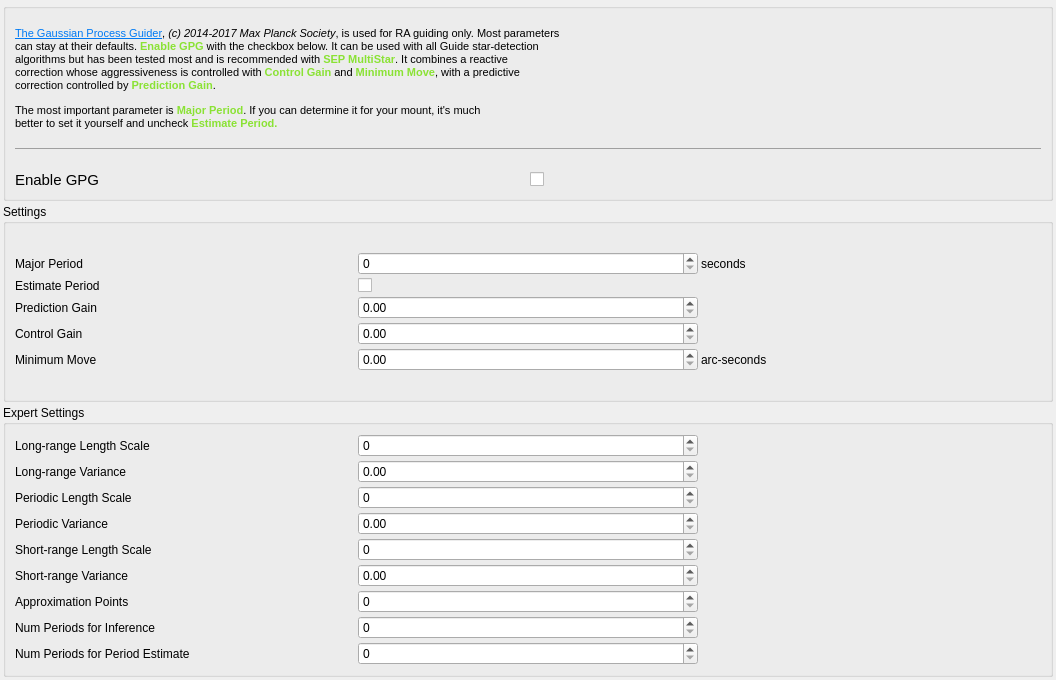
<?xml version="1.0" encoding="UTF-8"?>
<ui version="4.0">
 <class>OpsGPG</class>
 <widget class="QWidget" name="OpsGPG">
  <property name="geometry">
   <rect>
    <x>0</x>
    <y>0</y>
    <width>1056</width>
    <height>680</height>
   </rect>
  </property>
  <layout class="QVBoxLayout" name="verticalLayout_2">
   <property name="spacing">
    <number>3</number>
   </property>
   <property name="leftMargin">
    <number>3</number>
   </property>
   <property name="topMargin">
    <number>3</number>
   </property>
   <property name="rightMargin">
    <number>3</number>
   </property>
   <property name="bottomMargin">
    <number>3</number>
   </property>
   <item>
    <widget class="QGroupBox" name="groupBox_0">
     <property name="maximumSize">
      <size>
       <width>16777215</width>
       <height>16777215</height>
      </size>
     </property>
     <property name="font">
      <font>
       <pointsize>8</pointsize>
      </font>
     </property>
     <property name="title">
      <string/>
     </property>
     <layout class="QVBoxLayout" name="verticalLayout">
      <item>
       <widget class="QLabel" name="label">
        <property name="text">
         <string>&lt;html&gt;&lt;head/&gt;&lt;body&gt;&lt;p&gt;&lt;a href=&quot;https://ieeexplore.ieee.org/document/7105398&quot;&gt;&lt;span style=&quot; text-decoration: underline; color:#007af4;&quot;&gt;The Gaussian Process Guider&lt;/span&gt;&lt;/a&gt;, &lt;span style=&quot; font-style:italic;&quot;&gt;(c) 2014-2017 Max Planck Society&lt;/span&gt;, is used for RA guiding only. Most parameters &lt;br/&gt;can stay at their defaults. &lt;span style=&quot; font-weight:600; color:#8ae234;&quot;&gt;Enable GPG&lt;/span&gt; with the checkbox below. It can be used with all Guide star-detection&lt;br/&gt;algorithms but has been tested most and is recommended with &lt;span style=&quot; font-weight:600; color:#8ae234;&quot;&gt;SEP MultiStar&lt;/span&gt;. It combines a reactive&lt;br/&gt;correction whose aggressiveness is controlled with &lt;span style=&quot; font-weight:600; color:#8ae234;&quot;&gt;Control Gain&lt;/span&gt; and &lt;span style=&quot; font-weight:600; color:#8ae234;&quot;&gt;Minimum Move&lt;/span&gt;, with a predictive&lt;br/&gt;correction controlled by &lt;span style=&quot; font-weight:600; color:#8ae234;&quot;&gt;Prediction Gain&lt;/span&gt;.&lt;/p&gt;&lt;p&gt;The most important parameter is &lt;span style=&quot; font-weight:600; color:#8ae234;&quot;&gt;Major Period&lt;/span&gt;. If you can determine it for your mount, it's much &lt;br/&gt;better to set it yourself and uncheck &lt;span style=&quot; font-weight:600; color:#8ae234;&quot;&gt;Estimate Period.&lt;/span&gt;&lt;/p&gt;&lt;hr/&gt;&lt;/body&gt;&lt;/html&gt;</string>
        </property>
       </widget>
      </item>
      <item>
       <layout class="QGridLayout" name="gridLayout">
        <property name="spacing">
         <number>3</number>
        </property>
        <item row="0" column="0">
         <widget class="QLabel" name="label_gpg0">
          <property name="font">
           <font>
            <pointsize>11</pointsize>
           </font>
          </property>
          <property name="toolTip">
           <string>Enable the GPG guider for RA guiding.</string>
          </property>
          <property name="text">
           <string>Enable GPG</string>
          </property>
         </widget>
        </item>
        <item row="0" column="1">
         <widget class="QCheckBox" name="kcfg_GPGEnabled">
          <property name="toolTip">
           <string>Enable the GPG guider for RA guiding.</string>
          </property>
         </widget>
        </item>
       </layout>
      </item>
     </layout>
    </widget>
   </item>
   <item>
    <widget class="QGroupBox" name="groupBox_1">
     <property name="title">
      <string>Settings</string>
     </property>
     <layout class="QVBoxLayout" name="verticalLayout">
      <item>
       <layout class="QGridLayout" name="gridLayout">
        <property name="spacing">
         <number>3</number>
        </property>
        <item row="0" column="0">
         <widget class="QLabel" name="label_gpgs0a">
          <property name="toolTip">
           <string>The length in seconds of the mount's major period (that's being corrected).</string>
          </property>
          <property name="text">
           <string>Major Period</string>
          </property>
         </widget>
        </item>
        <item row="0" column="1">
         <widget class="QSpinBox" name="kcfg_GPGPeriod">
          <property name="toolTip">
           <string>The length in seconds of the mount's major period (that's being corrected).</string>
          </property>
          <property name="minimum">
           <number>0</number>
          </property>
          <property name="maximum">
           <number>3600</number>
          </property>
         </widget>
        </item>
        <item row="0" column="2">
         <widget class="QLabel" name="label_gpgs0c">
          <property name="text">
           <string>seconds</string>
          </property>
         </widget>
        </item>
        <item row="1" column="0">
         <widget class="QLabel" name="label_gpgs3a">
          <property name="toolTip">
           <string>If checked, the GPG estimates the mount's major period. Otherwise, it uses the entry above.</string>
          </property>
          <property name="text">
           <string>Estimate Period</string>
          </property>
         </widget>
        </item>
        <item row="1" column="1">
         <widget class="QCheckBox" name="kcfg_GPGEstimatePeriod">
          <property name="toolTip">
           <string>If checked, the GPG estimates the mount's major period. Otherwise, it uses the entry above.</string>
          </property>
         </widget>
        </item>
        <item row="1" column="2">
         <widget class="QLabel" name="label_gpgs3c">
          <property name="text">
           <string/>
          </property>
         </widget>
        </item>
        <item row="2" column="0">
         <widget class="QLabel" name="label_gpgs1a">
          <property name="toolTip">
           <string>The fraction of its prediction the GPG uses to move the mount.</string>
          </property>
          <property name="text">
           <string>Prediction Gain</string>
          </property>
         </widget>
        </item>
        <item row="2" column="1">
         <widget class="QDoubleSpinBox" name="kcfg_GPGpWeight">
          <property name="toolTip">
           <string>The fraction of its prediction the GPG uses to move the mount.</string>
          </property>
          <property name="minimum">
           <double>0.000000000000000</double>
          </property>
          <property name="maximum">
           <double>1.000000000000000</double>
          </property>
          <property name="singleStep">
           <double>0.100000000000000</double>
          </property>
         </widget>
        </item>
        <item row="2" column="2">
         <widget class="QLabel" name="label_gpgs1c">
          <property name="text">
           <string/>
          </property>
         </widget>
        </item>
        <item row="3" column="0">
         <widget class="QLabel" name="label_gpgs3a">
          <property name="toolTip">
           <string>The fraction of the guide-star drift that the GPG uses to move the mount.</string>
          </property>
          <property name="text">
           <string>Control Gain</string>
          </property>
         </widget>
        </item>
        <item row="3" column="1">
         <widget class="QDoubleSpinBox" name="kcfg_GPGcWeight">
          <property name="toolTip">
           <string>The fraction of the guide-star drift the GPG uses to move the mount.</string>
          </property>
          <property name="minimum">
           <double>0.000000000000000</double>
          </property>
          <property name="maximum">
           <double>1.000000000000000</double>
          </property>
          <property name="singleStep">
           <double>0.100000000000000</double>
          </property>
         </widget>
        </item>
        <item row="3" column="2">
         <widget class="QLabel" name="label_gpgs3c">
          <property name="text">
           <string/>
          </property>
         </widget>
        </item>
        <item row="4" column="0">
         <widget class="QLabel" name="label_gpgs4a">
          <property name="toolTip">
           <string>The min-move parameter the GPG uses to move the mount when it uses its backoff proportional guider.</string>
          </property>
          <property name="text">
           <string>Minimum Move</string>
          </property>
         </widget>
        </item>
        <item row="4" column="1">
         <widget class="QDoubleSpinBox" name="kcfg_GPGMinMove">
          <property name="toolTip">
           <string>The min-move parameter the GPG uses to move the mount when it uses its backoff proportional guider.</string>
          </property>
          <property name="minimum">
           <double>0.000000000000000</double>
          </property>
          <property name="maximum">
           <double>10.000000000000000</double>
          </property>
          <property name="singleStep">
           <double>0.100000000000000</double>
          </property>
         </widget>
        </item>
        <item row="4" column="2">
         <widget class="QLabel" name="label_gpgs4c">
          <property name="text">
           <string>arc-seconds</string>
          </property>
         </widget>
        </item>
       </layout>
      </item>
     </layout>
    </widget>
   </item>
   <item>
    <widget class="QGroupBox" name="groupBox_2">
     <property name="title">
      <string>Expert Settings</string>
     </property>
     <layout class="QVBoxLayout" name="verticalLayout">
      <item>
       <layout class="QGridLayout" name="gridLayout">
        <property name="spacing">
         <number>3</number>
        </property>
        <item row="0" column="0">
         <widget class="QLabel" name="label_gpgas0a">
          <property name="toolTip">
           <string>Length scale of the long range kernel.</string>
          </property>
          <property name="text">
           <string>Long-range Length Scale</string>
          </property>
         </widget>
        </item>
        <item row="0" column="1">
         <widget class="QSpinBox" name="kcfg_GPGSE0KLengthScale">
          <property name="toolTip">
           <string>Length scale of the long range kernel.</string>
          </property>
          <property name="minimum">
           <number>0</number>
          </property>
          <property name="maximum">
           <number>10000</number>
          </property>
         </widget>
        </item>
        <item row="0" column="2">
         <widget class="QLabel" name="label_gpgas0c">
          <property name="text">
           <string/>
          </property>
         </widget>
        </item>
        <item row="1" column="0">
         <widget class="QLabel" name="label_gpgas1a">
          <property name="toolTip">
           <string>Long-range kernel signal variance</string>
          </property>
          <property name="text">
           <string>Long-range Variance</string>
          </property>
         </widget>
        </item>
        <item row="1" column="1">
         <widget class="QDoubleSpinBox" name="kcfg_GPGSE0KSignalVariance">
          <property name="toolTip">
           <string>Long-range kernel signal variance</string>
          </property>
          <property name="minimum">
           <double>0.000000000000000</double>
          </property>
          <property name="maximum">
           <double>1000.000000000000000</double>
          </property>
          <property name="singleStep">
           <double>1.000000000000000</double>
          </property>
         </widget>
        </item>
        <item row="1" column="2">
         <widget class="QLabel" name="label_gpgas1c">
          <property name="text">
           <string/>
          </property>
         </widget>
        </item>
        <item row="2" column="0">
         <widget class="QLabel" name="label_gpgas2a">
          <property name="toolTip">
           <string>Periodic Kernel length scale</string>
          </property>
          <property name="text">
           <string>Periodic Length Scale</string>
          </property>
         </widget>
        </item>
        <item row="2" column="1">
         <widget class="QSpinBox" name="kcfg_GPGPKLengthScale">
          <property name="toolTip">
           <string>Periodic Kernel length scale</string>
          </property>
          <property name="minimum">
           <number>0</number>
          </property>
          <property name="maximum">
           <number>10000</number>
          </property>
         </widget>
        </item>
        <item row="2" column="2">
         <widget class="QLabel" name="label_gpgas2c">
          <property name="text">
           <string/>
          </property>
         </widget>
        </item>
        <item row="3" column="0">
         <widget class="QLabel" name="label_gpgas3a">
          <property name="toolTip">
           <string>Periodic kernel signal variance</string>
          </property>
          <property name="text">
           <string>Periodic Variance</string>
          </property>
         </widget>
        </item>
        <item row="3" column="1">
         <widget class="QDoubleSpinBox" name="kcfg_GPGPKSignalVariance">
          <property name="toolTip">
           <string>Periodic kernel signal variance</string>
          </property>
          <property name="minimum">
           <double>0.000000000000000</double>
          </property>
          <property name="maximum">
           <double>1000.000000000000000</double>
          </property>
          <property name="singleStep">
           <double>1.000000000000000</double>
          </property>
         </widget>
        </item>
        <item row="3" column="2">
         <widget class="QLabel" name="label_gpgas3c">
          <property name="text">
           <string/>
          </property>
         </widget>
        </item>
        <item row="4" column="0">
         <widget class="QLabel" name="label_gpgas4a">
          <property name="toolTip">
           <string>Length scale of the short-range kernel</string>
          </property>
          <property name="text">
           <string>Short-range Length Scale</string>
          </property>
         </widget>
        </item>
        <item row="4" column="1">
         <widget class="QSpinBox" name="kcfg_GPGSE1KLengthScale">
          <property name="toolTip">
           <string>Length scale of the short-range kernel</string>
          </property>
          <property name="minimum">
           <number>0</number>
          </property>
          <property name="maximum">
           <number>1000</number>
          </property>
         </widget>
        </item>
        <item row="4" column="2">
         <widget class="QLabel" name="label_gpgas4c">
          <property name="text">
           <string/>
          </property>
         </widget>
        </item>
        <item row="5" column="0">
         <widget class="QLabel" name="label_gpgas5a">
          <property name="toolTip">
           <string>Short-range kernel signal variance</string>
          </property>
          <property name="text">
           <string>Short-range Variance</string>
          </property>
         </widget>
        </item>
        <item row="5" column="1">
         <widget class="QDoubleSpinBox" name="kcfg_GPGSE1KSignalVariance">
          <property name="toolTip">
           <string>Short-range kernel signal variance</string>
          </property>
          <property name="minimum">
           <double>0.000000000000000</double>
          </property>
          <property name="maximum">
           <double>1000.000000000000000</double>
          </property>
          <property name="singleStep">
           <double>1.000000000000000</double>
          </property>
         </widget>
        </item>
        <item row="5" column="2">
         <widget class="QLabel" name="label_gpgas5c">
          <property name="text">
           <string/>
          </property>
         </widget>
        </item>
        <item row="6" column="0">
         <widget class="QLabel" name="label_gpgas6a">
          <property name="toolTip">
           <string>Number of points used in the Gaussian Process approximation</string>
          </property>
          <property name="text">
           <string>Approximation Points</string>
          </property>
         </widget>
        </item>
        <item row="6" column="1">
         <widget class="QSpinBox" name="kcfg_GPGPointsForApproximation">
          <property name="toolTip">
           <string>Number of points used in the Gaussian Process approximation</string>
          </property>
          <property name="minimum">
           <number>0</number>
          </property>
          <property name="maximum">
           <number>3600</number>
          </property>
         </widget>
        </item>
        <item row="6" column="2">
         <widget class="QLabel" name="label_gpgas6c">
          <property name="text">
           <string/>
          </property>
         </widget>
        </item>
        <item row="7" column="0">
         <widget class="QLabel" name="label_gpgas7a">
          <property name="toolTip">
           <string>The min number of periods that must be sampled before prediction is fully used. Before that, it is mixed with the control/proportional guider.</string>
          </property>
          <property name="text">
           <string>Num Periods for Inference</string>
          </property>
         </widget>
        </item>
        <item row="7" column="1">
         <widget class="QSpinBox" name="kcfg_GPGMinPeriodsForInference">
          <property name="toolTip">
           <string>The min number of periods that must be sampled before prediction is fully used. Before that, it is mixed with the control/proportional guider.</string>
          </property>
          <property name="minimum">
           <number>0</number>
          </property>
         </widget>
        </item>
        <item row="7" column="2">
         <widget class="QLabel" name="label_gpgas7c">
          <property name="text">
           <string/>
          </property>
         </widget>
        </item>
        <item row="8" column="0">
         <widget class="QLabel" name="label_gpgas8a">
          <property name="toolTip">
           <string>The min number of periods that must be sampled before GPG fully estimates the period.</string>
          </property>
          <property name="text">
           <string>Num Periods for Period Estimate</string>
          </property>
         </widget>
        </item>
        <item row="8" column="1">
         <widget class="QSpinBox" name="kcfg_GPGMinPeriodsForPeriodEstimate">
          <property name="toolTip">
           <string>The min number of periods that must be sampled before GPG fully estimates the period.</string>
          </property>
          <property name="minimum">
           <number>0</number>
          </property>
         </widget>
        </item>
        <item row="8" column="2">
         <widget class="QLabel" name="label_gpgas8c">
          <property name="text">
           <string/>
          </property>
         </widget>
        </item>
       </layout>
      </item>
     </layout>
    </widget>
   </item>
  </layout>
 </widget>
 <resources/>
 <connections/>
</ui>
